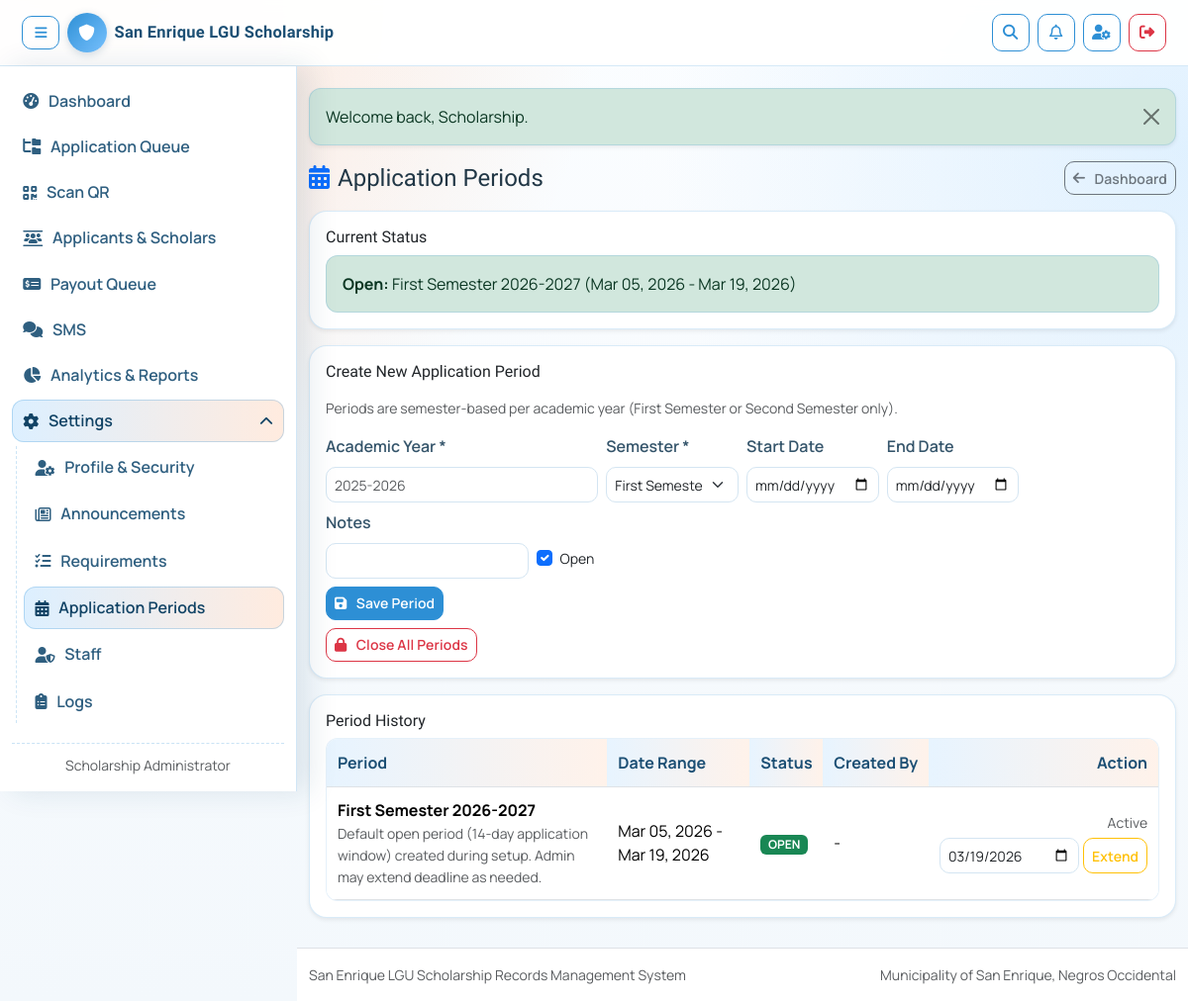
The page /admin-only/application-periods.php (signed in) on the database its author committed.
### tables this page shows
CREATE TABLE IF NOT EXISTS application_periods (
    id INT UNSIGNED AUTO_INCREMENT PRIMARY KEY,
    academic_year VARCHAR(9) NOT NULL,
    semester ENUM('First Semester','Second Semester') NOT NULL,
    period_name VARCHAR(150) NOT NULL,
    start_date DATE NULL,
    end_date DATE NULL,
    is_open TINYINT(1) NOT NULL DEFAULT 0,
    notes VARCHAR(255) NULL,
    created_by INT UNSIGNED NULL,
    created_at TIMESTAMP DEFAULT CURRENT_TIMESTAMP,
    updated_at TIMESTAMP DEFAULT CURRENT_TIMESTAMP ON UPDATE CURRENT_TIMESTAMP,
    UNIQUE KEY uq_application_periods_semester_academic_year (academic_year, semester),
    CONSTRAINT fk_application_periods_created_by
        FOREIGN KEY (created_by) REFERENCES users(id)
        ON DELETE SET NULL
);

### includes/functions.php (called while the page is built, shortened)
<?php
function e(string $value): string
{
    return htmlspecialchars($value, ENT_QUOTES, 'UTF-8');
}
function current_open_application_period(mysqli $conn): ?array
{
    if (!table_exists($conn, 'application_periods')) {
        return null;
    }
    $hasAcademicYear = table_column_exists($conn, 'application_periods', 'academic_year');
    $hasSemester = table_column_exists($conn, 'application_periods', 'semester');
    $academicYearSelect = $hasAcademicYear ? ', academic_year' : '';
    $semesterSelect = $hasSemester ? ', semester' : '';
    $today = date('Y-m-d');
    $stmt = $conn->prepare(
        "SELECT id, period_name, start_date, end_date, is_open, notes" . $academicYearSelect . $semesterSelect . "
         FROM application_periods
         WHERE is_open = 1
           AND (start_date IS NULL OR start_date <= ?)
           AND (end_date IS NULL OR end_date >= ?)
         ORDER BY id DESC
         LIMIT 1"
    );
    $stmt->bind_param('ss', $today, $today);
    $stmt->execute();
    $result = $stmt->get_result();
    $row = $result ? ($result->fetch_assoc() ?: null) : null;
    return $row;
}
function format_application_period(?array $period): string
{
    $academicYear = trim((string) ($period['academic_year'] ?? ''));
    $semester = trim((string) ($period['semester'] ?? ''));
    $name = $semester !== '' && $academicYear !== ''
        ? ($semester . ' ' . $academicYear)
        : trim((string) ($period['period_name'] ?? 'Application Period'));
    $start = trim((string) ($period['start_date'] ?? ''));
    $end = trim((string) ($period['end_date'] ?? ''));
    if ($start !== '' && $end !== '') {
        return $name . ' (' . date('M d, Y', strtotime($start)) . ' - ' . date('M d, Y', strtotime($end)) . ')';
    }
    return $name;
}
function table_column_exists(mysqli $conn, string $tableName, string $columnName): bool
{
    static $cache = [];
    $tableName = trim($tableName);
    $columnName = trim($columnName);
    $cacheKey = strtolower($tableName . '.' . $columnName);
    if (array_key_exists($cacheKey, $cache)) {
        return (bool) $cache[$cacheKey];
    }
    $stmt = $conn->prepare(
        "SELECT COUNT(*) AS total
         FROM information_schema.COLUMNS
         WHERE TABLE_SCHEMA = DATABASE()
           AND TABLE_NAME = ?
           AND COLUMN_NAME = ?
         LIMIT 1"
    );
    $stmt->bind_param('ss', $tableName, $columnName);
    $stmt->execute();
    $result = $stmt->get_result();
    $row = $result instanceof mysqli_result ? $result->fetch_assoc() : null;
    $exists = (int) ($row['total'] ?? 0) > 0;
    $cache[$cacheKey] = $exists;
    return $exists;
}
function table_exists(mysqli $conn, string $tableName): bool
{
    $tableName = trim($tableName);
    $stmt = $conn->prepare(
        "SELECT COUNT(*) AS total
         FROM information_schema.TABLES
         WHERE TABLE_SCHEMA = DATABASE()
           AND TABLE_NAME = ?
         LIMIT 1"
    );
    $stmt->bind_param('s', $tableName);
    $stmt->execute();
    $result = $stmt->get_result();
    $row = $result instanceof mysqli_result ? $result->fetch_assoc() : null;
    return (int) ($row['total'] ?? 0) > 0;
}

### admin-only/application-periods.php (the view, shortened to what this page needs)
<?php
$conn = $GLOBALS['conn'] ?? null;
$periods = [];
$openPeriod = null;
$isTableReady = table_exists($conn, 'application_periods');
$hasAcademicYearColumn = $isTableReady && table_column_exists($conn, 'application_periods', 'academic_year');
$hasSemesterColumn = $isTableReady && table_column_exists($conn, 'application_periods', 'semester');
$semesterOptions = ['First Semester', 'Second Semester'];
if ($isTableReady) {
    $openPeriod = current_open_application_period($conn);
    $result = $conn->query(
        "SELECT p.*, u.first_name, u.last_name
         FROM application_periods p
         LEFT JOIN users u ON u.id = p.created_by
         ORDER BY p.id DESC
         LIMIT 20"
    );
    if ($result instanceof mysqli_result) {
        $periods = $result->fetch_all(MYSQLI_ASSOC);
    }
}
include __DIR__ . '/../includes/header.php';
?>
<div class="d-flex justify-content-between align-items-center mb-3 flex-wrap gap-2">
    <h1 class="h4 m-0"><i class="fa-solid fa-calendar-days me-2 text-primary"></i>Application Periods</h1>
    <a href="../shared/dashboard.php" class="btn btn-outline-secondary btn-sm"><i class="fa-solid fa-arrow-left me-1"></i>Dashboard</a>
</div>
<?php if (!$isTableReady): ?>
    <div class="card card-soft shadow-sm">
        <div class="card-body">
            <p class="mb-2">Application period settings are not available yet.</p>
            <p class="small text-muted mb-0">Please contact the administrator to finish setup.</p>
        </div>
    </div>
<?php else: ?>
    <div class="card card-soft shadow-sm mb-3">
        <div class="card-body">
            <h2 class="h6 mb-2">Current Status</h2>
            <?php if ($openPeriod): ?>
                <div class="alert alert-success mb-0">
                    <strong>Open:</strong> <?= e(format_application_period($openPeriod)) ?>
                </div>
            <?php else: ?>
                <div class="alert alert-warning mb-0">
                    No active application period. Applicants cannot register or apply.
                </div>
            <?php endif; ?>
        </div>
    </div>
    <div class="card card-soft shadow-sm mb-3">
        <div class="card-body">
            <h2 class="h6 mb-3">Create New Application Period</h2>
            <p class="small text-muted mb-3">Periods are semester-based per academic year (First Semester or Second Semester only).</p>
            <form method="post" class="row g-2" data-crud-message="Save application period {period}?">
                <div class="col-12 col-md-4">
                    <label class="form-label form-label-sm">Academic Year *</label>
                    <input type="text" name="academic_year" class="form-control form-control-sm" placeholder="2025-2026" pattern="\d{4}-\d{4}" required>
                </div>
                <div class="col-12 col-md-2">
                    <label class="form-label form-label-sm">Semester *</label>
                    <select name="semester" class="form-select form-select-sm" required>
                        <?php foreach ($semesterOptions as $semesterOption): ?>
                            <option value="<?= e($semesterOption) ?>"><?= e($semesterOption) ?></option>
                        <?php endforeach; ?>
                    </select>
                </div>
                <div class="col-6 col-md-2">
                    <label class="form-label form-label-sm">Start Date</label>
                    <input type="date" name="start_date" class="form-control form-control-sm">
                </div>
                <div class="col-6 col-md-2">
                    <label class="form-label form-label-sm">End Date</label>
                    <input type="date" name="end_date" class="form-control form-control-sm">
                </div>
                <div class="col-12 col-md-3">
                    <label class="form-label form-label-sm">Notes</label>
                    <input type="text" name="notes" class="form-control form-control-sm">
                </div>
                <div class="col-12 col-md-1 d-flex align-items-end">
                    <div class="form-check mb-2">
                        <input class="form-check-input" type="checkbox" name="is_open" id="is_open_period" checked>
                        <label class="form-check-label small" for="is_open_period">Open</label>
                    </div>
                </div>
                <div class="col-12">
                    <button type="submit" class="btn btn-primary btn-sm"><i class="fa-solid fa-floppy-disk me-1"></i>Save Period</button>
                </div>
            </form>
            <form method="post" class="mt-2" data-crud-title="Close All Application Periods?" data-crud-message="Close all application periods now? Applicants will not be able to register or apply until a new period is opened.">
                <button type="submit" class="btn btn-outline-danger btn-sm"><i class="fa-solid fa-lock me-1"></i>Close All Periods</button>
            </form>
        </div>
    </div>
    <div class="card card-soft shadow-sm">
        <div class="card-body">
            <h2 class="h6">Period History</h2>
            <?php if (!$periods): ?>
                <p class="text-muted mb-0">No application periods yet.</p>
            <?php else: ?>
                <div class="table-responsive">
                    <table class="table table-sm align-middle mb-0">
                        <thead>
                            <tr>
                                <th>Period</th>
                                <th>Date Range</th>
                                <th>Status</th>
                                <th>Created By</th>
                                <th class="text-end">Action</th>
                            </tr>
                        </thead>
                        <tbody>
                            <?php foreach ($periods as $row): ?>
                                <?php
                                $creator = trim((string) ($row['first_name'] ?? '') . ' ' . (string) ($row['last_name'] ?? ''));
                                $startDate = !empty($row['start_date']) ? date('M d, Y', strtotime((string) $row['start_date'])) : '-';
                                $endDate = !empty($row['end_date']) ? date('M d, Y', strtotime((string) $row['end_date'])) : '-';
                                $periodLabel = trim((string) ($row['semester'] ?? '') . ' ' . (string) ($row['academic_year'] ?? ''));
                                ?>
                                <tr>
                                    <td>
                                        <strong><?= e($periodLabel) ?></strong>
                                        <?php if (!empty($row['notes'])): ?>
                                            <div class="small text-muted"><?= e((string) $row['notes']) ?></div>
                                        <?php endif; ?>
                                    </td>
                                    <td><?= e($startDate) ?> - <?= e($endDate) ?></td>
                                    <td>
                                        <span class="badge <?= (int) $row['is_open'] === 1 ? 'text-bg-success' : 'text-bg-secondary' ?>">
                                            <?= (int) $row['is_open'] === 1 ? 'OPEN' : 'CLOSED' ?>
                                        </span>
                                    </td>
                                    <td><?= e($creator !== '' ? $creator : '-') ?></td>
                                    <td class="text-end">
                                        <div class="d-flex flex-column gap-1 align-items-end">
                                            <?php if ((int) $row['is_open'] !== 1): ?>
                                                <form method="post" class="d-inline" data-period-label="<?= e($periodLabel) ?>">
                                                    <input type="hidden" name="csrf_token" value="<?= e(csrf_token()) ?>">
                                                    <input type="hidden" name="action" value="set_open">
                                                    <input type="hidden" name="id" value="<?= (int) $row['id'] ?>">
                                                    <button type="submit" class="btn btn-outline-primary btn-sm">Set Open</button>
                                                </form>
                                            <?php else: ?>
                                                <span class="small text-muted">Active</span>
                                            <?php endif; ?>
                                            <form method="post" class="d-flex gap-1" data-period-label="<?= e($periodLabel) ?>">
                                                <input type="date" name="end_date" class="form-control form-control-sm" value="<?= e((string) ($row['end_date'] ?? '')) ?>" required>
                                                <button type="submit" class="btn btn-outline-warning btn-sm">Extend</button>
                                            </form>
                                        </div>
                                    </td>
                                </tr>
                            <?php endforeach; ?>
                        </tbody>
                    </table>
                </div>
            <?php endif; ?>
        </div>
    </div>
<?php endif; ?>
<?php include __DIR__ . '/../includes/footer.php'; ?>

### assets/css/style.css (style rules this page uses)
:root { --se-blue: #2d8fd5; --se-blue-soft: #e7f4ff; --se-light-blue: #78c2ff; --se-peach: #ffb68a; --se-peach-soft: #fff2ea; --se-navy: #1c4f74; --se-text: #213746; --se-muted: #5f7380; --se-border: #d4e5f2; --se-radius-lg: 18px; --se-radius-md: 12px; --se-shadow-soft: 0 10px 28px rgba(24, 74, 111, 0.08); --se-shadow-soft-hover: 0 12px 32px rgba(24, 74, 111, 0.14); }
*, *::before, *::after { box-sizing: border-box; }
html { font-size: 16px; -webkit-text-size-adjust: 100%; }
body { color: var(--se-text); font-family: "Manrope", "Segoe UI", sans-serif; line-height: 1.55; min-height: 100vh; display: flex; flex-direction: column; overflow-x: hidden; background: radial-gradient(circle at 8% 0%, rgba(255, 182, 138, 0.35), transparent 34%), radial-gradient(circle at 100% 15%, rgba(120, 194, 255, 0.2), transparent 36%), linear-gradient(180deg, #fbfdff 0%, #f3f8fc 100%); }
h1, h2, h3, h4, h5, h6, .navbar-brand { font-family: "Sora", "Manrope", sans-serif; }
a { text-underline-offset: 2px; }
a, button, .btn, .form-control, .form-select, .nav-link { transition: all 0.2s ease; }
.btn { border-radius: var(--se-radius-md); min-height: 42px; font-weight: 600; letter-spacing: 0.1px; display: inline-flex; align-items: center; justify-content: center; gap: 0.34rem; }
.btn-sm { min-height: 34px; border-radius: 10px; }
.form-control, .form-select { border-color: var(--se-border); border-radius: var(--se-radius-md); min-height: 44px; }
.form-control-sm, .form-select-sm { min-height: 36px; border-radius: 10px; }
.form-label, .form-label-sm { color: #35556b; font-weight: 600; }
.alert { border-radius: var(--se-radius-md); border-width: 1px; border-color: rgba(45, 143, 213, 0.18); }
.hero, .card-soft, .table-controls { box-shadow: var(--se-shadow-soft); }
.btn-primary { border-color: var(--se-blue); background-color: var(--se-blue); }
.card-soft { background: #ffffff; border: 1px solid rgba(45, 143, 213, 0.18); border-radius: var(--se-radius-lg); }
.card-soft .card-body { word-wrap: break-word; }
.table thead th { background: linear-gradient(90deg, var(--se-blue-soft), var(--se-peach-soft)); font-weight: 700; color: var(--se-navy); border-bottom-width: 1px; white-space: nowrap; }
.table td, .table th { vertical-align: middle; padding: 0.72rem 0.68rem; }
.table-responsive { border-radius: 12px; border: 1px solid rgba(45, 143, 213, 0.12); background: #fff; }
.table-responsive > .table { margin-bottom: 0; min-width: 690px; }
@media (min-width: 992px) { body.desktop-sidebar-enabled { --desktop-sidebar-width: 300px; --desktop-topbar-height: 70px; } }

### rows shown on the page
application_periods: format_application_period($openPeriod) "First Semester 2026-2027 (Mar 05, 2026 - Mar 19, 2026)", periodLabel "First Semester 2026-2027", notes "Default open period (14-day application window) created during setup. Admin may extend deadline as needed.", start_date "Mar 05, 2026", end_date "Mar 19, 2026", is_open "OPEN", creator "-", end_date "03/19/2026"

### other values the page prints
$user['first_name'] . ' ' . $user['last_name'] "Scholarship Administrator"
$message "Welcome back, Scholarship."
form field semester "First Semester"
